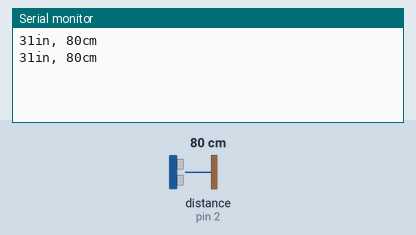
Simulated run of this sketch. Board: Arduino Uno, built with avr-gcc and run on an emulated ATmega328P. On the bench: the last lines printed to the serial monitor. Wiring (inferred from the names in the program): ultrasonic range finder: trigger pin 3; echo pin 2. The inputs (shaded band) are chosen by the test bench; at power-on: distance to the obstacle (sensor on pin 2) 80 cm. The echo pulse lasts 58.3 µs per cm.

Above: at 1.8 s.
1.9 s: distance to the obstacle (sensor on pin 2) set to 2 cm
At 2.8 s:
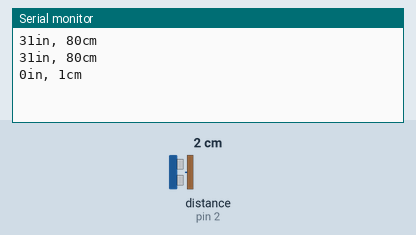
3.4 s: distance to the obstacle (sensor on pin 2) set to 4 cm
At 4.8 s:
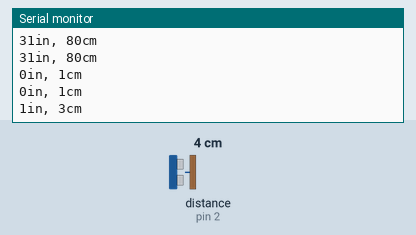
Timing chart, 0 to 6.4 s (numbered marks = the images above; inputs shaded):
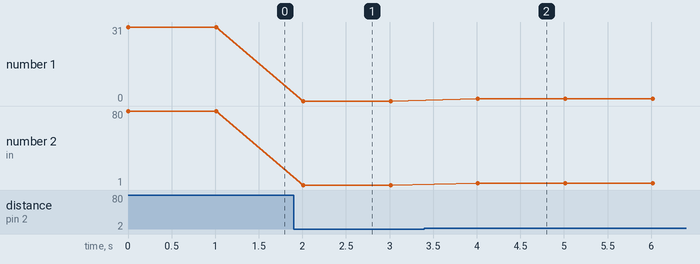

The sketch:

ultrasonic.ino
```cpp
const int trigerpin=3;
const int echopin=2;

long duration,inches,cm;


void setup() {

  Serial.begin(9600);
}


void loop() {
  pinMode(trigerpin,OUTPUT);
  digitalWrite(trigerpin,LOW);

  delayMicroseconds(2);
  digitalWrite(trigerpin,HIGH);
  delayMicroseconds(10);
  digitalWrite(trigerpin,LOW);
  pinMode(echopin,INPUT);
  duration=pulseIn(echopin,HIGH);
  inches=microsecondsToInches(duration);
  cm=microsecondsToCentimeters(duration);

  Serial.print(inches);
  Serial.print("in, ");
  Serial.print(cm);
  Serial.print("cm");
  Serial.println();

  delay(1000);

}

long microsecondsToInches(long microseconds)
{

  return microseconds / 74 / 2;
}

long microsecondsToCentimeters(long microseconds)
{

  return microseconds / 29 / 2;
}
```

Measured:
- after the input at 1.9 s, the serial monitor: prints a new line after 0.11 s (image 1)
- after the input at 3.4 s, the serial monitor: prints a new line after 0.61 s (image 2)
- plotted number 1: 31 → 0 after the input at 1.9 s
- plotted number 2: 80 → 1 after the input at 1.9 s, 1 → 3 after the input at 3.4 s
